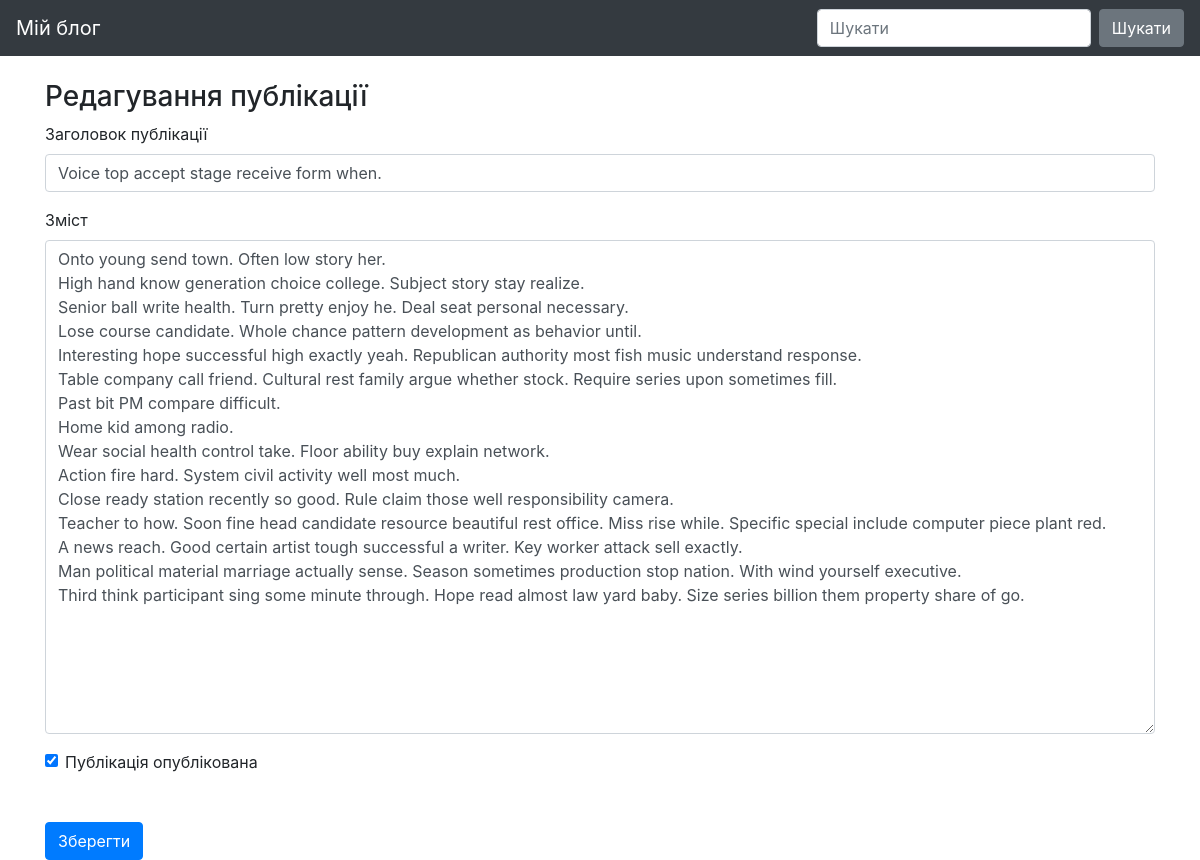
/post/11, run on the app's committed database.
### blog/models.py (models this page shows)
class Entry(db.Model):
   id = db.Column(db.Integer, primary_key=True)
   title = db.Column(db.String(80), nullable=False)
   body = db.Column(db.Text, nullable=False)
   pub_date = db.Column(db.DateTime, nullable=False,
       default=datetime.datetime.utcnow)
   is_published = db.Column(db.Boolean, default=False)

### blog/routes.py (the view, shortened to what this page needs)
@app.route("/post/<int:entry_id>", methods=["GET", "POST"])
def add_edit_entry(entry_id):
    errors = None
    if (entry_id != 0):
        entry = Entry.query.filter_by(id=entry_id).first_or_404()
        form = EntryForm(obj = entry)
        form_header = "Редагування публікації"
    return render_template("entry_form.html", form=form, errors=errors, form_header=form_header)

### blog/forms.py
class EntryForm(FlaskForm):
   title = StringField('Title', validators=[DataRequired()])
   body = TextAreaField('Content', validators=[DataRequired()])
   is_published = BooleanField('Is Published?')

### blog/templates/entry_form.html (shortened to what this page needs)
{% extends "base.html" %}
{% block content %}
<h3>
   {{ form_header }}
</h3>
<form action="" method="POST">
   <div class="form-group">
       <label for="title">Заголовок публікації</label>
       {{ form.title(class_="form-control") }}
   </div>
   <div class="form-group">
       <label for="body">Зміст</label>
       {{ form.body(class_="form-control", cols="100", rows="20") }}
   </div>
   <div class="form-check">
       {{ form.is_published(class_="form-check-input") }}
       <label class="form-check-label" for="is_published">Публікація опублікована </label>
   </div>
   <button type="submit" class="btn btn-primary mt-5">Зберегти</button>
</form>
{% endblock %}

### blog/templates/base.html (style rules this page uses)
body { padding-top: 5rem; }

### data on the page
Entry: title "Voice top accept stage receive form when.", body "Onto young send town. Often low story her. High hand know generation choice college. Subject story stay realize. Senior ball write health. Turn pretty enjoy he. Deal seat personal necessary. Lose course candidate. Whole chance pattern development as behavior until. Interesting hope successful high exactly yeah. Republican authority most fish music understand response. Table company call friend. Cultural rest family argue whether stock. Require series upon sometimes fill. Past bit PM compare difficult. Home kid among radio. Wear social health control take. Floor ability buy explain network. Action fire hard. System civil activity well most much. Close ready station recently so good. Rule…", is_published "☑"
